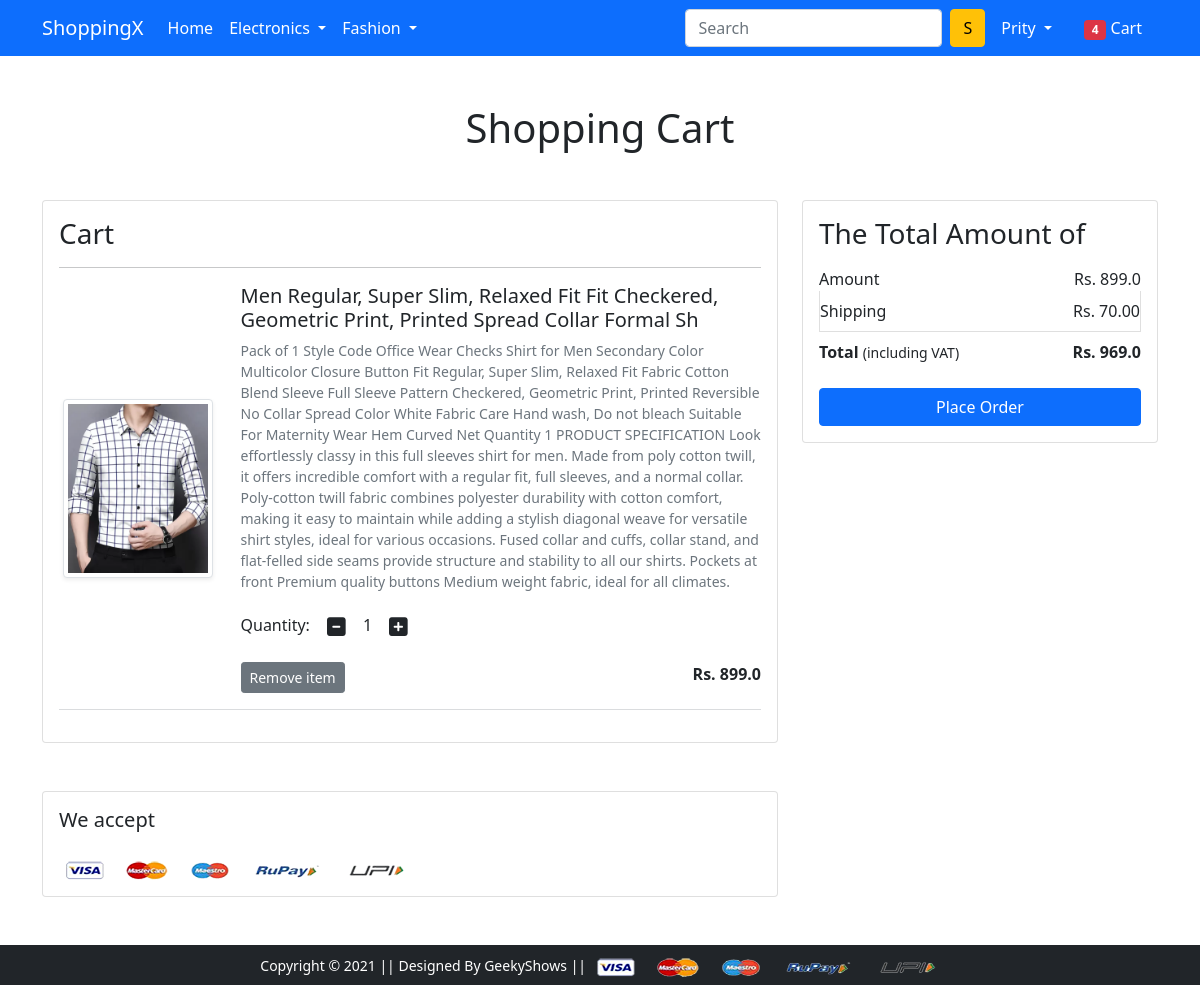
Before: /cart/ (signed in) with the older database file.
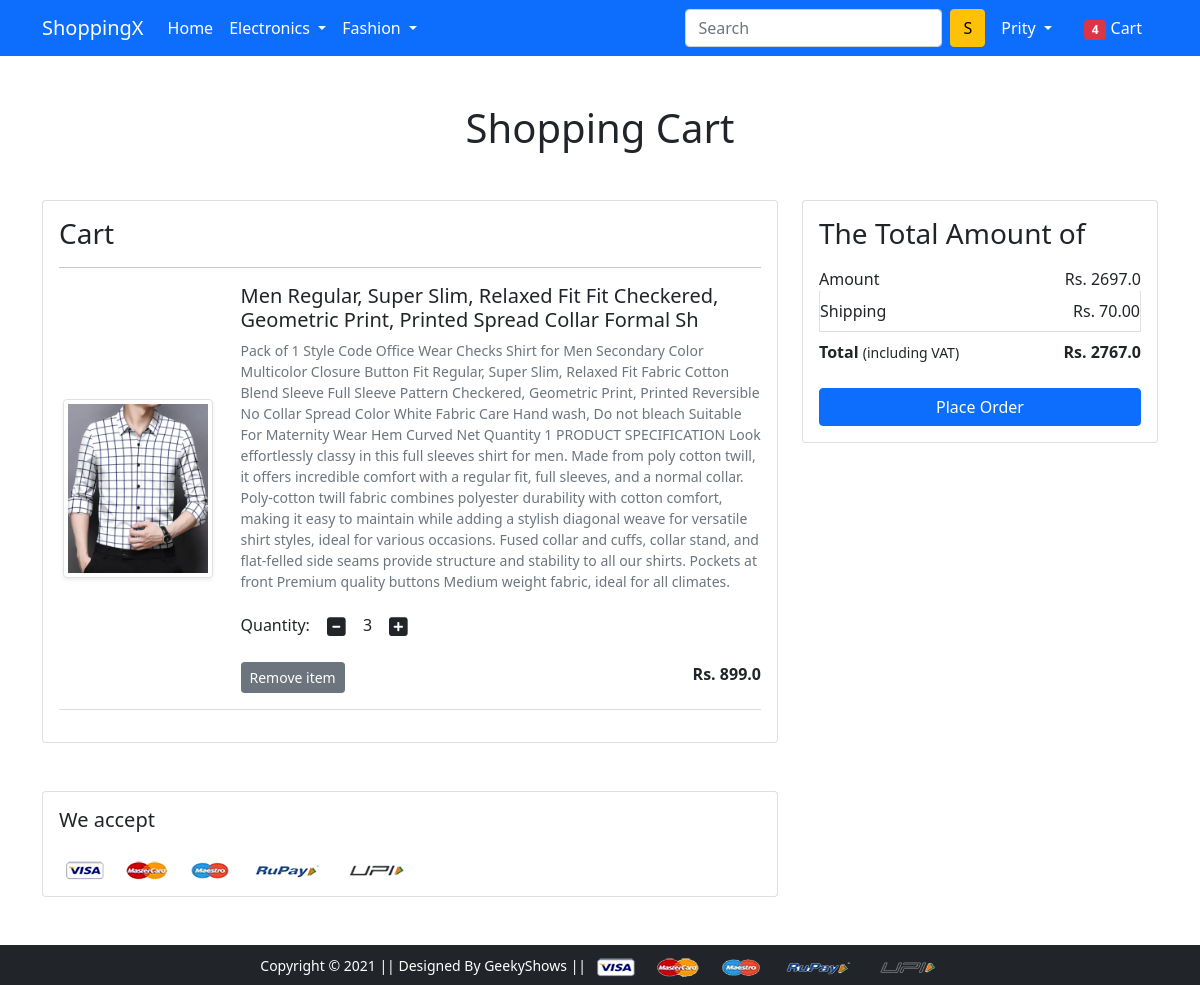
After: the same page with the newer database file.
### app/models.py (models this page shows, shortened)
class Cart(models.Model):
    user = models.ForeignKey(User, on_delete=models.CASCADE)
    product = models.ForeignKey(Product, on_delete=models.CASCADE)
    quantity = models.PositiveIntegerField(default=1)

class Product(models.Model):
    title = models.CharField(max_length=100)
    selling_price = models.FloatField()
    discounted_price = models.FloatField()
    description = models.TextField()
    brand = models.CharField(max_length=100)
    category = models.CharField(choices = CATEGORY_CHOICES, max_length=3)
    product_image = models.ImageField(upload_to='productimg')

### app/views.py (the view)
# urls.py: path('cart/', views.show_cart, name='showcart'),
def show_cart(request):
  if request.user.is_authenticated:
   user = request.user
   cart = Cart.objects.filter(user=user)
   amount = 0.0
   shipping_amount = 70.0
   total_amount = 0.0
   cart_product = [p for p in Cart.objects.all() if p.user == user]
   if cart_product:
    for p in cart_product:
     tempamount = (p.quantity * p.product.discounted_price)
     amount += tempamount
     totalamount = amount + shipping_amount
    return render(request, 'app/addtocart.html', {'carts':cart, 'totalamount':totalamount, 'amount':amount})
   else:
    return render(request, 'app/emptycart.html')

### app/templates/app/addtocart.html (shortened to what this page needs)
{% extends 'app/base.html' %}
{% load static %}
{% block main-content %}
<div class="container my-5">
 <div class="row">
  <h1 class="text-center mb-5">Shopping Cart</h1>
  <div class="col-sm-8">
  <div class="card">
   <div class="card-body">
    <h3>Cart</h3>
    {% for cart in carts %}
    <hr>
    <div class="row">
     <div class="col-sm-3 text-center align-self-center">
      <img src="{{cart.product.product_image.url}}" alt="" srcset="" class="img-fluid img-thumbnail shadow-sm" height="150" width="150"> </div>
     <div class="col-sm-9">
      <div>
       <h5>{{cart.product.title}}</h5>
       <p class="mb-2 text-muted small">{{cart.product.description}}</p>
       <div class="my-3">
        <label for="quantity">Quantity:</label>
        <a class="minus-cart btn" pid="{{cart.product.id}}"><i class="fas fa-minus-square fa-lg"></i></a>
          <span id="quantity">{{cart.quantity}}</span>
        <a class="plus-cart btn" pid="{{cart.product.id}}"><i class="fas fa-plus-square fa-lg"></i></a>
       </div>
       <div class="d-flex justify-content-between">
        <a href="#" class="btn btn-sm btn-secondary mr-3 remove-cart" pid="{{cart.product.id}}">Remove item </a>
        <p class="mb-0"><span><strong>Rs. {{cart.product.discounted_price}}</strong></span></p>
       </div>
      </div>
     </div>
    </div>
    {% endfor %}
    <hr class="text-muted">
   </div>
   </div>
  </div>
  <div class="col-sm-4">
   <div class="card">
    <div class="card-body">
      <h3>The Total Amount of</h3>
      <ul class="list-group">
       <li class="list-group-item d-flex justify-content-between align-items-center border-0 px-0 pb-0">Amount<span>Rs. <span id="amount">{{amount}}</span> </span></li>
       <li class="list-group-item d-flex justify-content-between align-items-center px-0">Shipping<span>Rs. 70.00</span></li>
       <li class="list-group-item d-flex justify-content-between align-items-center border-0 px-0 mb-3">
        <div>
           <strong>Total</strong> <small>(including VAT)</small>
         </div>
         <span><strong>Rs. <strong id="totalamount">{{totalamount}}</strong></strong></span>
       </li>
      </ul>
      <div class="d-grid"><a href="{% url 'checkout' %}" class="btn btn-primary">Place Order</a></div>
    </div>
   </div>
  </div>
 </div>
</div>
<div class="container">
 <div class="row">
  <div class="col-sm-8">
   <div class="card">
    <div class="card-body">
      <h5 class="mb-4">We accept</h5>
      <img src="{% static 'app/images/payment.png' %}" alt="" class="img-fluid">
    </div>
  </div>
  </div>
 </div>
</div>
{% endblock main-content %}

Changed rows visible on the page:
changed Cart: quantity "1" → "3"
Other visible differences:
{{ amount }}: "899.0" → "2697.0"
{{ totalamount }}: "969.0" → "2767.0"
